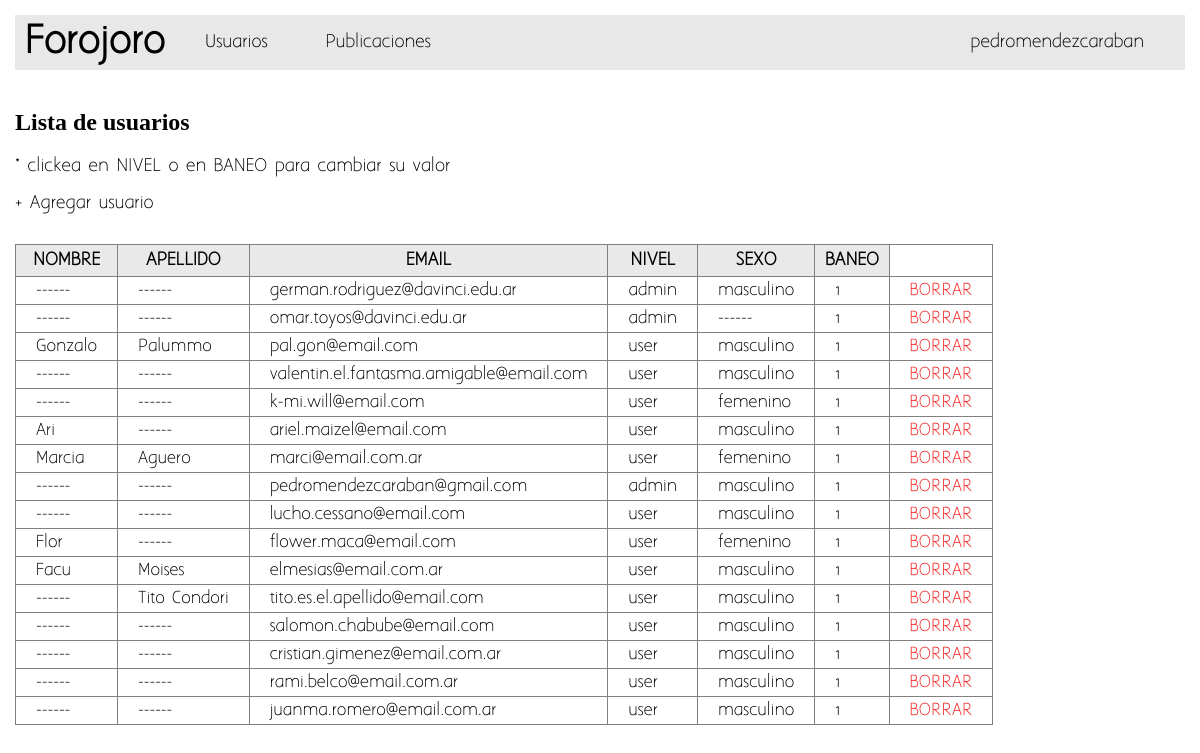
The page /admin/index.php?sec=user (signed in) on the database its author committed.
### tables this page shows
CREATE TABLE usuarios( 
	ID INT UNSIGNED NOT NULL AUTO_INCREMENT PRIMARY KEY,
	NOMBRE VARCHAR(50),
	APELLIDO VARCHAR(100),
	EMAIL VARCHAR(100) NOT NULL UNIQUE,
	CLAVE VARCHAR(40) NOT NULL,
	NIVEL ENUM('admin','user'),
	FECHA_ALTA DATETIME,
	AVATAR VARCHAR(100),
	FKSEXO TINYINT(1) UNSIGNED,
	BANEO tinyint(1) UNSIGNED,
	FOREIGN KEY(FKSEXO) REFERENCES sexos(IDS) ON DELETE RESTRICT ON UPDATE CASCADE
);

### admin/mas_p/ver_user.php (the view)
<?php
$c = <<<SQL
SELECT
	ID,
	IFNULL(NOMBRE, '------') AS NOMBRE,
	IFNULL(APELLIDO, '------') AS APELLIDO,
	EMAIL,
	NIVEL,
	IFNULL(SEXO, '------') AS SEXO,
	BANEO
FROM
	Usuarios AS u
	LEFT JOIN sexos AS s ON u.FKSEXO = s.IDS
SQL;
$f = mysqli_query($cnx, $c);
?>
<h2>Lista de usuarios</h2>
<p>* clickea en NIVEL o en BANEO para cambiar su valor</p>
<a href="index.php?sec=form">+ Agregar usuario</a>
<table border="1">
	<thead>
		<tr>
			<th>NOMBRE</th>
			<th>APELLIDO</th>
			<th>EMAIL</th>
			<th>NIVEL</th>
			<th>SEXO</th>
			<th>BANEO</th>
		</tr>
	</thead>
	<tbody>
	<?php
	while( $a = mysqli_fetch_assoc($f) ){
	?>
		<tr>
			<td><?php echo $a['NOMBRE']; ?></td>
			<td><?php echo $a['APELLIDO']; ?></td>
			<td><?php echo $a['EMAIL']; ?></td>
			<td><a href="mas_p/cambiar_lvl?id=<?php echo $a['ID']; ?>&nivel=<?php echo $a['NIVEL']; ?>"><?php echo $a['NIVEL']; ?></a></td>
			<td><?php echo $a['SEXO']; ?></td>
			<td><a href="mas_p/cambiar_ban?id=<?php echo $a['ID']; ?>&baneo=<?php echo $a['BANEO']; ?>"><?php echo $a['BANEO']; ?></a></td>
			<td><a style="color: #f51616;" href="mas_p/borrar?id=<?php echo $a['ID']; ?>">BORRAR</a></td>
		</tr>
	<?php
		}
	?>
	</tbody>
</table>

### recursos/estilos.css (style rules this page uses)
h1, h2, nav { font-family: 'abelregular'; }
* { font-family: 'aaarghnormal'; }
body { min-width: 930px; max-width: 1500px; margin: auto; padding: 15px; }
a { color: black; text-decoration: none; }
table { border-collapse: collapse; margin-top: 30px; }
table tr { border-collapse: collapse; padding: 5px 100px; }
table th { padding: 5px 10px; background: #e9e9e9; }
table td { padding: 3px 20px; font-size: 0.95em; }

### rows shown on the page
usuarios: NOMBRE "------", APELLIDO "------", EMAIL "german.rodriguez@davinci.edu.ar", NIVEL "admin", SEXO "masculino", BANEO "1"
usuarios: NOMBRE "------", APELLIDO "------", EMAIL "omar.toyos@davinci.edu.ar", NIVEL "admin", SEXO "------", BANEO "1"
usuarios: NOMBRE "Gonzalo", APELLIDO "Palummo", EMAIL "pal.gon@email.com", NIVEL "user", SEXO "masculino", BANEO "1"
usuarios: NOMBRE "------", APELLIDO "------", EMAIL "valentin.el.fantasma.amigable@email.com", NIVEL "user", SEXO "masculino", BANEO "1"
usuarios: NOMBRE "------", APELLIDO "------", EMAIL "k-mi.will@email.com", NIVEL "user", SEXO "femenino", BANEO "1"
usuarios: NOMBRE "Ari", APELLIDO "------", EMAIL "ariel.maizel@email.com", NIVEL "user", SEXO "masculino", BANEO "1"
usuarios: NOMBRE "Marcia", APELLIDO "Aguero", EMAIL "marci@email.com.ar", NIVEL "user", SEXO "femenino", BANEO "1"
usuarios: NOMBRE "------", APELLIDO "------", EMAIL "pedromendezcaraban@gmail.com", NIVEL "admin", SEXO "masculino", BANEO "1"
usuarios: NOMBRE "------", APELLIDO "------", EMAIL "lucho.cessano@email.com", NIVEL "user", SEXO "masculino", BANEO "1"
usuarios: NOMBRE "Flor", APELLIDO "------", EMAIL "flower.maca@email.com", NIVEL "user", SEXO "femenino", BANEO "1"
usuarios: NOMBRE "Facu", APELLIDO "Moises", EMAIL "elmesias@email.com.ar", NIVEL "user", SEXO "masculino", BANEO "1"
usuarios: NOMBRE "------", APELLIDO "Tito Condori", EMAIL "tito.es.el.apellido@email.com", NIVEL "user", SEXO "masculino", BANEO "1"
usuarios: NOMBRE "------", APELLIDO "------", EMAIL "salomon.chabube@email.com", NIVEL "user", SEXO "masculino", BANEO "1"
usuarios: NOMBRE "------", APELLIDO "------", EMAIL "cristian.gimenez@email.com.ar", NIVEL "user", SEXO "masculino", BANEO "1"
usuarios: NOMBRE "------", APELLIDO "------", EMAIL "rami.belco@email.com.ar", NIVEL "user", SEXO "masculino", BANEO "1"
usuarios: NOMBRE "------", APELLIDO "------", EMAIL "juanma.romero@email.com.ar", NIVEL "user", SEXO "masculino", BANEO "1"

### other values the page prints
$_SESSION['NOMBRE'] "pedromendezcaraban"
